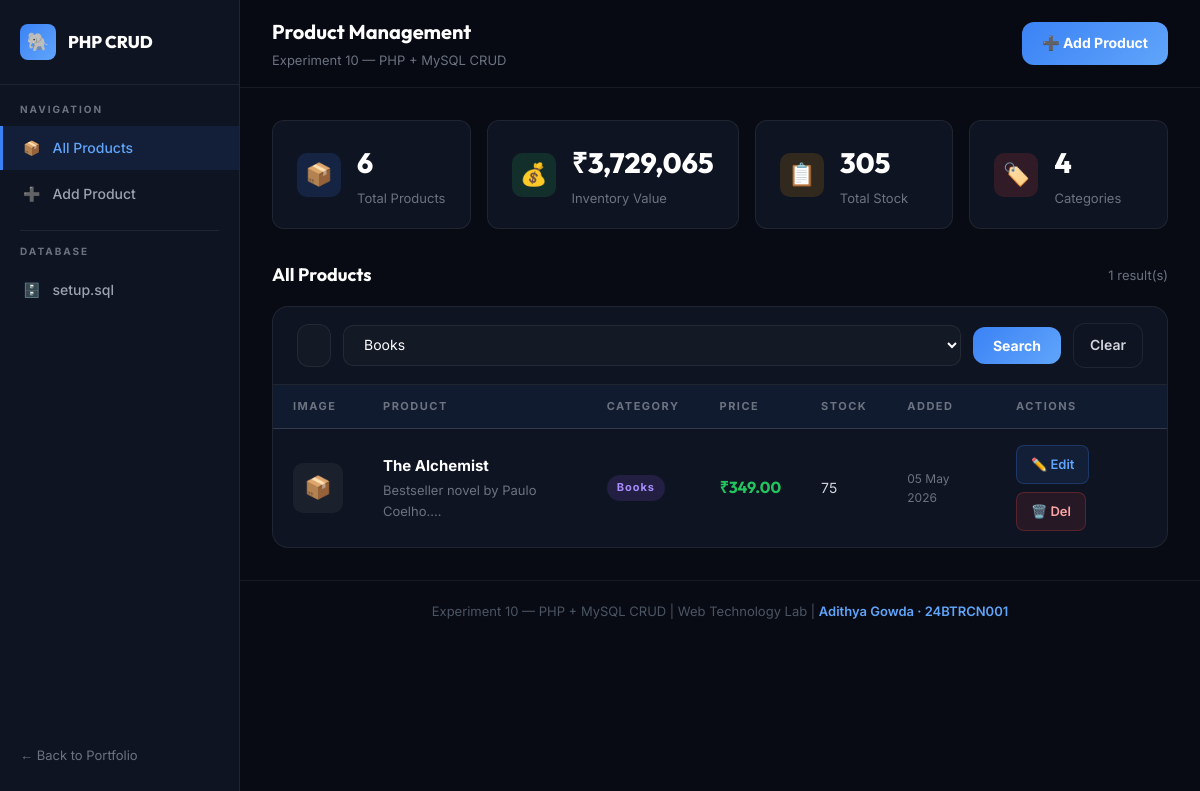
The app's page /index.php?cat=Books with its own data.
### tables this page shows
CREATE TABLE products (
    id          INT UNSIGNED AUTO_INCREMENT PRIMARY KEY,
    name        VARCHAR(120)    NOT NULL,
    category    ENUM('Electronics','Clothing','Food','Books','Other') NOT NULL DEFAULT 'Other',
    price       DECIMAL(10,2)   NOT NULL,
    stock       INT UNSIGNED    NOT NULL DEFAULT 0,
    description TEXT,
    image       VARCHAR(255)    DEFAULT NULL,
    created_at  TIMESTAMP       DEFAULT CURRENT_TIMESTAMP,
    updated_at  TIMESTAMP       DEFAULT CURRENT_TIMESTAMP ON UPDATE CURRENT_TIMESTAMP
);

### index.php (the view, shortened to what this page needs)
<?php
$db = getDB();
$totalProducts = $db->query('SELECT COUNT(*) FROM products')->fetchColumn();
$totalValue    = $db->query('SELECT SUM(price * stock) FROM products')->fetchColumn() ?? 0;
$totalStock    = $db->query('SELECT SUM(stock) FROM products')->fetchColumn() ?? 0;
$categories    = $db->query('SELECT COUNT(DISTINCT category) FROM products')->fetchColumn();
$search   = trim($_GET['search'] ?? '');
$catFilter= $_GET['cat'] ?? '';
$sql      = 'SELECT * FROM products WHERE 1=1';
$params   = [];
if ($catFilter !== '') {
    $sql .= ' AND category = :cat';
    $params[':cat'] = $catFilter;
}
$sql .= ' ORDER BY created_at DESC';
$stmt = $db->prepare($sql);
$stmt->execute($params);
$products = $stmt->fetchAll();
?>
<!DOCTYPE html>
<html lang="en">
<head>
    <link rel="stylesheet" href="style.css">
</head>
<body>
<div class="layout">
    <aside class="sidebar">
        <div class="sidebar-logo">
            <div class="sidebar-logo-icon">🐘</div>
            PHP CRUD
        </div>
        <span style="font-size:10px;font-weight:700;letter-spacing:2px;color:var(--gray-500);text-transform:uppercase;padding:0 20px 8px;">Navigation</span>
        <a href="index.php" class="nav-item active">
            <span class="nav-icon">📦</span> All Products
        </a>
        <a href="create.php" class="nav-item">
            <span class="nav-icon">➕</span> Add Product
        </a>
        <div class="sidebar-divider"></div>
        <span style="font-size:10px;font-weight:700;letter-spacing:2px;color:var(--gray-500);text-transform:uppercase;padding:0 20px 8px;">Database</span>
        <a href="setup.sql" class="nav-item" download>
            <span class="nav-icon">🗄️</span> setup.sql
        </a>
        <div class="sidebar-back">
            <a href="../project.html">← Back to Portfolio</a>
        </div>
    </aside>
    <div class="content">
        <div class="topbar">
            <div>
                <div class="topbar-title">Product Management</div>
                <div class="topbar-sub">Experiment 10 — PHP + MySQL CRUD</div>
            </div>
            <div class="topbar-actions">
                <a href="create.php" class="btn btn-primary">➕ Add Product</a>
            </div>
        </div>
        <div class="main">
            <div class="stats-grid">
                <div class="stat-card">
                    <div class="stat-icon blue">📦</div>
                    <div>
                        <div class="stat-value"><?= $totalProducts ?></div>
                        <div class="stat-label">Total Products</div>
                    </div>
                </div>
                <div class="stat-card">
                    <div class="stat-icon green">💰</div>
                    <div>
                        <div class="stat-value">₹<?= number_format((float)$totalValue, 0) ?></div>
                        <div class="stat-label">Inventory Value</div>
                    </div>
                </div>
                <div class="stat-card">
                    <div class="stat-icon yellow">📋</div>
                    <div>
                        <div class="stat-value"><?= $totalStock ?></div>
                        <div class="stat-label">Total Stock</div>
                    </div>
                </div>
                <div class="stat-card">
                    <div class="stat-icon red">🏷️</div>
                    <div>
                        <div class="stat-value"><?= $categories ?></div>
                        <div class="stat-label">Categories</div>
                    </div>
                </div>
            </div>
            <div class="table-section">
                <div class="section-header">
                    <h2 class="section-title">All Products</h2>
                    <span style="font-size:13px;color:var(--gray-500);"><?= count($products) ?> result(s)</span>
                </div>
                <div class="table-card">
                    <form method="GET" class="search-bar">
                        <input type="text" name="search" placeholder="🔍  Search products…"
                               value="<?= htmlspecialchars($search) ?>">
                        <select name="cat" onchange="this.form.submit()"
                            style="background:var(--bg-input);border:1.5px solid var(--border);border-radius:10px;padding:10px 16px;color:var(--white);font-size:14px;outline:none;">
                            <?php foreach (['Electronics','Clothing','Food','Books','Other'] as $c): ?>
                            <option value="<?=$c?>" <?= $catFilter===$c?'selected':'' ?>><?=$c?></option>
                            <?php endforeach; ?>
                        </select>
                        <button type="submit" class="btn btn-primary" style="padding:10px 20px;font-size:14px;">Search</button>
                        <?php if ($search||$catFilter): ?>
                        <a href="index.php" class="btn btn-secondary" style="padding:10px 16px;font-size:14px;">Clear</a>
                        <?php endif; ?>
                    </form>
                    <?php if (empty($products)): ?>
                    <div class="no-products">
                        <div class="no-products-icon">📭</div>
                        <div class="no-products-text">No products found.</div>
                        <a href="create.php" class="btn btn-primary" style="margin-top:16px;display:inline-flex;">➕ Add First Product</a>
                    </div>
                    <?php else: ?>
                    <div class="table-wrapper">
                        <table>
                            <thead>
                                <tr>
                                    <th>Image</th>
                                    <th>Product</th>
                                    <th>Category</th>
                                    <th>Price</th>
                                    <th>Stock</th>
                                    <th>Added</th>
                                    <th>Actions</th>
                                </tr>
                            </thead>
                            <tbody>
                                <?php foreach ($products as $p): ?>
                                <tr>
                                    <td>
                                        <?php if ($p['image']): ?>
                                        <img src="uploads/<?= htmlspecialchars($p['image']) ?>"
                                             alt="" class="product-img">
                                        <?php else: ?>
                                        <div class="product-img-placeholder">📦</div>
                                        <?php endif; ?>
                                    </td>
                                    <td>
                                        <div class="product-name"><?= htmlspecialchars($p['name']) ?></div>
                                        <div class="product-desc"><?= htmlspecialchars(substr($p['description'],0,60)).'…' ?></div>
                                    </td>
                                    <td>
                                        <?php
                                        $catClass = 'cat-'.strtolower($p['category']);
                                        ?>
                                        <span class="category-badge <?= $catClass ?>"><?= $p['category'] ?></span>
                                    </td>
                                    <td><span class="price">₹<?= number_format($p['price'], 2) ?></span></td>
                                    <td><?= $p['stock'] ?></td>
                                    <td style="font-size:12px;color:var(--gray-500);"><?= date('d M Y', strtotime($p['created_at'])) ?></td>
                                    <td>
                                        <div class="actions">
                                            <a href="edit.php?id=<?= $p['id'] ?>" class="btn-edit">✏️ Edit</a>
                                            <a href="delete.php?id=<?= $p['id'] ?>" class="btn-danger">🗑️ Del</a>
                                        </div>
                                    </td>
                                </tr>
                                <?php endforeach; ?>
                            </tbody>
                        </table>
                    </div>
                    <?php endif; ?>
                </div>
            </div>
        </div>
        <footer class="footer">
            Experiment 10 — PHP + MySQL CRUD | Web Technology Lab |
            <span>Adithya Gowda · 24BTRCN001</span>
        </footer>
    </div>
</div>
</body>
</html>

### records on screen
products: name "The Alchemist", description "Bestseller novel by Paulo Coelho.", category "Books", price "349.00", stock "75", created_at "05 May 2026"

### other values on screen
$totalProducts "6"
$totalValue "3,729,065"
$totalStock "305"
$categories "4"
count($products) "1"
form field cat "Books"
